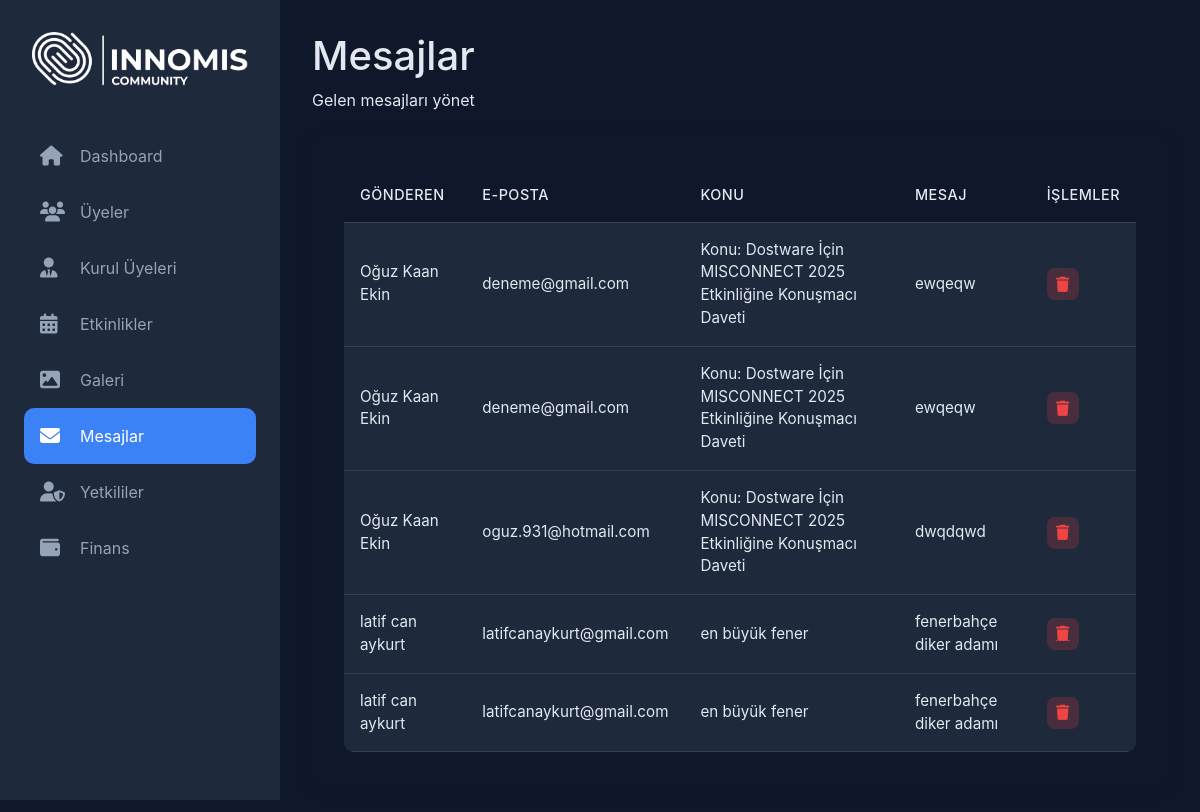
The page /messages.php (signed in) on the database its author committed.
### tables this page shows
CREATE TABLE IF NOT EXISTS `messages` (
  `id` int NOT NULL AUTO_INCREMENT,
  `name` varchar(100) NOT NULL,
  `email` varchar(100) NOT NULL,
  `subject` varchar(255) NOT NULL,
  `message` text NOT NULL,
  `created_at` timestamp NULL DEFAULT CURRENT_TIMESTAMP,
  `is_notified` tinyint(1) DEFAULT '0',
  PRIMARY KEY (`id`)
);

### messages.php (the view, shortened to what this page needs)
<?php
$servername = "localhost";
$username = "root";
$password = "";
$dbname = "innomis";
$conn = new mysqli($servername, $username, $password, $dbname);
$sql = "SELECT * FROM messages ORDER BY created_at DESC";
$result = $conn->query($sql);
?>
<!DOCTYPE html>
<html lang="tr">
<head>
    <link href="https://cdn.jsdelivr.net/npm/bootstrap@5.3.0/dist/css/bootstrap.min.css" rel="stylesheet">
    <link href="https://cdnjs.cloudflare.com/ajax/libs/font-awesome/6.4.0/css/all.min.css" rel="stylesheet">
</head>
<body>
    <div class="layout-wrapper">
        <aside class="sidebar">
            <div class="brand">
                <img src="assets/img/ana logo.png" alt="Logo" class="logo-img">
            </div>
            <ul class="nav-menu">
                <li class="nav-item">
                    <a href="admin.php" class="nav-link <?php echo basename($_SERVER['PHP_SELF']) == 'admin.php' ? 'active' : ''; ?>">
                        <i class="fas fa-home"></i>
                        <span class="nav-text">Dashboard</span>
                    </a>
                </li>
                <li class="nav-item">
                    <a href="users.php" class="nav-link <?php echo basename($_SERVER['PHP_SELF']) == 'users.php' ? 'active' : ''; ?>">
                        <i class="fas fa-users"></i>
                        <span class="nav-text">Üyeler</span>
                    </a>
                </li>
                <li class="nav-item">
                    <a href="kurul.php" class="nav-link <?php echo basename($_SERVER['PHP_SELF']) == 'kurul.php' ? 'active' : ''; ?>">
                        <i class="fas fa-user-tie"></i>
                        <span class="nav-text">Kurul Üyeleri</span>
                    </a>
                </li>
                <li class="nav-item">
                    <a href="etkinlik.php" class="nav-link <?php echo basename($_SERVER['PHP_SELF']) == 'etkinlik.php' ? 'active' : ''; ?>">
                        <i class="fas fa-calendar-alt"></i>
                        <span class="nav-text">Etkinlikler</span>
                    </a>
                </li>
                <li class="nav-item">
                    <a href="addphoto.php" class="nav-link <?php echo basename($_SERVER['PHP_SELF']) == 'addphoto.php' ? 'active' : ''; ?>">
                        <i class="fas fa-image"></i>
                        <span class="nav-text">Galeri</span>
                    </a>
                </li>
                <li class="nav-item">
                    <a href="messages.php" class="nav-link <?php echo basename($_SERVER['PHP_SELF']) == 'messages.php' ? 'active' : ''; ?>">
                        <i class="fas fa-envelope"></i>
                        <span class="nav-text">Mesajlar</span>
                    </a>
                </li>
                <li class="nav-item">
                    <a href="yetkililer.php" class="nav-link <?php echo basename($_SERVER['PHP_SELF']) == 'yetkililer.php' ? 'active' : ''; ?>">
                        <i class="fas fa-user-shield"></i>
                        <span class="nav-text">Yetkililer</span>
                    </a>
                </li>
                <li class="nav-item">
                    <a href="finans.php" class="nav-link <?php echo basename($_SERVER['PHP_SELF']) == 'finans.php' ? 'active' : ''; ?>">
                        <i class="fas fa-wallet"></i>
                        <span class="nav-text">Finans</span>
                    </a>
                </li>
            </ul>
        </aside>
        <main class="main-content">
            <div class="page-title mb-4">
                <h1>Mesajlar</h1>
                <p>Gelen mesajları yönet</p>
            </div>
            <div class="messages-card">
                <div class="table-responsive">
                    <table class="table">
                        <thead>
                            <tr>
                                <th>Gönderen</th>
                                <th>E-posta</th>
                                <th>Konu</th>
                                <th>Mesaj</th>
                                <th>İşlemler</th>
                            </tr>
                        </thead>
                        <tbody>
                            <?php if ($result->num_rows > 0): ?>
                                <?php while($row = $result->fetch_assoc()): ?>
                                    <tr>
                                        <td><?= htmlspecialchars($row['name']) ?></td>
                                        <td><?= htmlspecialchars($row['email']) ?></td>
                                        <td><?= htmlspecialchars($row['subject']) ?></td>
                                        <td><?= htmlspecialchars($row['message']) ?></td>
                                        <td>
                                            <a href="?delete_id=<?= $row['id'] ?>"
                                               class="btn-action btn-delete"
                                               onclick="return confirm('Bu mesajı silmek istediğinize emin misiniz?')"
                                               title="Sil">
                                                <i class="fas fa-trash"></i>
                                            </a>
                                        </td>
                                    </tr>
                                <?php endwhile; ?>
                            <?php else: ?>
                                <tr>
                                    <td colspan="5" class="text-center">Henüz mesaj bulunmamaktadır.</td>
                                </tr>
                            <?php endif; ?>
                        </tbody>
                    </table>
                </div>
            </div>
        </main>
    </div>
</body>
</html>

### messages.php (style rules this page uses)
:root { --dark-bg: #0f172a; --card-bg: #1e293b; --accent: #3b82f6; --text: #e2e8f0; --text-muted: #94a3b8; --success: #22c55e; --warning: #f59e0b; --danger: #ef4444; }
body { background: var(--dark-bg); color: var(--text); font-family: 'Inter', sans-serif; min-height: 100vh; }
.layout-wrapper { display: flex; }
.sidebar { width: 280px; background: var(--card-bg); min-height: 100vh; padding: 1.5rem; position: fixed; }
.brand { padding: 0.5rem; margin-bottom: 2rem; text-align: center; }
.logo-img { width: 220px; height: auto; max-width: 100%; }
.nav-menu { list-style: none; padding: 0; margin: 0; }
.nav-link { display: flex; align-items: center; gap: 1rem; padding: 1rem; color: var(--text-muted); text-decoration: none; border-radius: 10px; transition: all 0.3s ease; }
.nav-link:hover, .nav-link.active { background: var(--accent); color: white; }
.nav-link i { font-size: 1.25rem; width: 24px; }
.main-content { flex: 1; margin-left: 280px; padding: 2rem; }
.messages-card { background: var(--dark-bg); border-radius: 15px; padding: 2rem; margin-bottom: 2rem; box-shadow: 0 4px 20px rgba(0, 0, 0, 0.1); }
.table { color: var(--text); margin: 0; background: var(--card-bg); }
.table th { color: var(--text); font-weight: 500; border-bottom: 1px solid rgba(255,255,255,0.1); padding: 1rem; background: var(--dark-bg); }
.table td { padding: 1rem; border-bottom: 1px solid rgba(255,255,255,0.1); vertical-align: middle; color: var(--text); background: var(--card-bg); }
.table tbody tr { transition: all 0.3s ease; background: var(--card-bg); }
.table thead th { font-size: 0.9rem; text-transform: uppercase; letter-spacing: 0.5px; }
.table tbody td { font-size: 0.95rem; }
.btn-action { width: 32px; height: 32px; display: flex; align-items: center; justify-content: center; border-radius: 8px; border: none; cursor: pointer; transition: all 0.3s ease; }
.btn-delete { background: rgba(239, 68, 68, 0.2); color: var(--danger); }
.table-responsive { background: var(--dark-bg); border-radius: 10px; overflow: hidden; }

### rows shown on the page
messages: name "Oğuz Kaan Ekin", email "deneme@gmail.com", subject "Konu: Dostware İçin MISCONNECT 2025 Etkinliğine Konuşmacı Daveti", message "ewqeqw"
messages: name "Oğuz Kaan Ekin", email "deneme@gmail.com", subject "Konu: Dostware İçin MISCONNECT 2025 Etkinliğine Konuşmacı Daveti", message "ewqeqw"
messages: name "Oğuz Kaan Ekin", email "oguz.931@hotmail.com", subject "Konu: Dostware İçin MISCONNECT 2025 Etkinliğine Konuşmacı Daveti", message "dwqdqwd"
messages: name "latif can aykurt", email "latifcanaykurt@gmail.com", subject "en büyük fener", message "fenerbahçe diker adamı"
messages: name "latif can aykurt", email "latifcanaykurt@gmail.com", subject "en büyük fener", message "fenerbahçe diker adamı"
